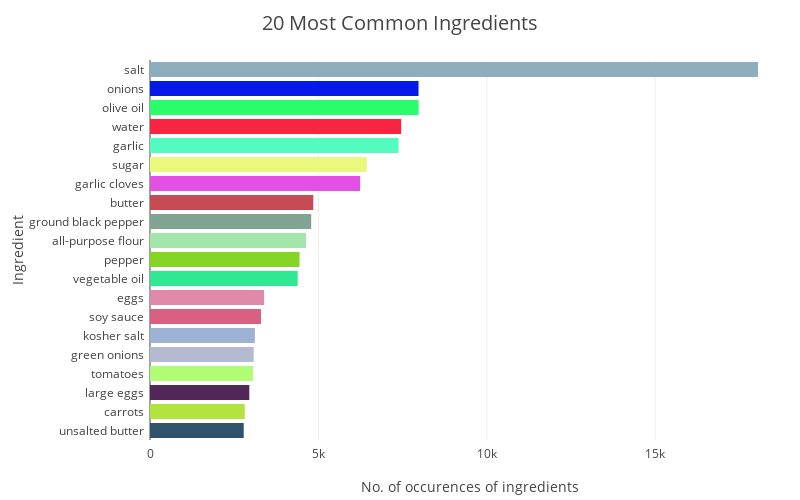

Notebook code cell kept with this figure:
### Markdown cell above
# Plot for most common Ingredients

### Code cell
# PLot for most common ingredients

mostcommon  = countingr.most_common(20)

data = [graph.Bar(x = [i[1] for i in mostcommon][::-1],
                    y  = [i[0] for i in mostcommon][::-1],
                    orientation = 'h', marker = dict(color = random_colours(20)))]
layout = graph.Layout(xaxis = dict(title= 'No. of occurences of ingredients'),
                        yaxis = dict(title='Ingredient'),
                        title = '20 Most Common Ingredients', titlefont = dict(size = 20),
                        margin = dict(l=150, r=10, b=60, t=60,  pad=5),
                        width = 800, height = 500)

iplot(graph.Figure(data=data, layout=layout))

### Figure 1 — Plotly figure (JSON) as saved in the notebook; plotly's stock layout.template omitted (floating-point values rounded to 4 significant figures)
{"data": [{"marker": {"color": ["#30526B", "#B2E33F", "#502756", "#B0FC75", "#B5BAD0", "#9EB2D6", "#D96082", "#DF8AAB", "#2FE88F", "#84D524", "#A4E6A9", "#81A492", "#C44C52", "#E350E3", "#EAF87D", "#51FCBE", "#F82542", "#29FD6C", "#041BE7", "#8FAEBD"]}, "orientation": "h", "type": "bar", "uid": "47576f38-5d2e-42ff-a610-c41eb51748f9", "x": [2782, 2814, 2948, 3058, 3078, 3113, 3296, 3388, 4385, 4438, 4632, 4785, 4848, 6237, 6434, 7380, 7457, 7972, 7972, 18049], "y": ["unsalted butter", "carrots", "large eggs", "tomatoes", "green onions", "kosher salt", "soy sauce", "eggs", "vegetable oil", "pepper", "all-purpose flour", "ground black pepper", "butter", "garlic cloves", "sugar", "garlic", "water", "olive oil", "onions", "salt"]}], "layout": {"height": 500, "margin": {"b": 60, "l": 150, "pad": 5, "r": 10, "t": 60}, "title": {"font": {"size": 20}, "text": "20 Most Common Ingredients"}, "width": 800, "xaxis": {"title": {"text": "No. of occurences of ingredients"}}, "yaxis": {"title": {"text": "Ingredient"}}}}
